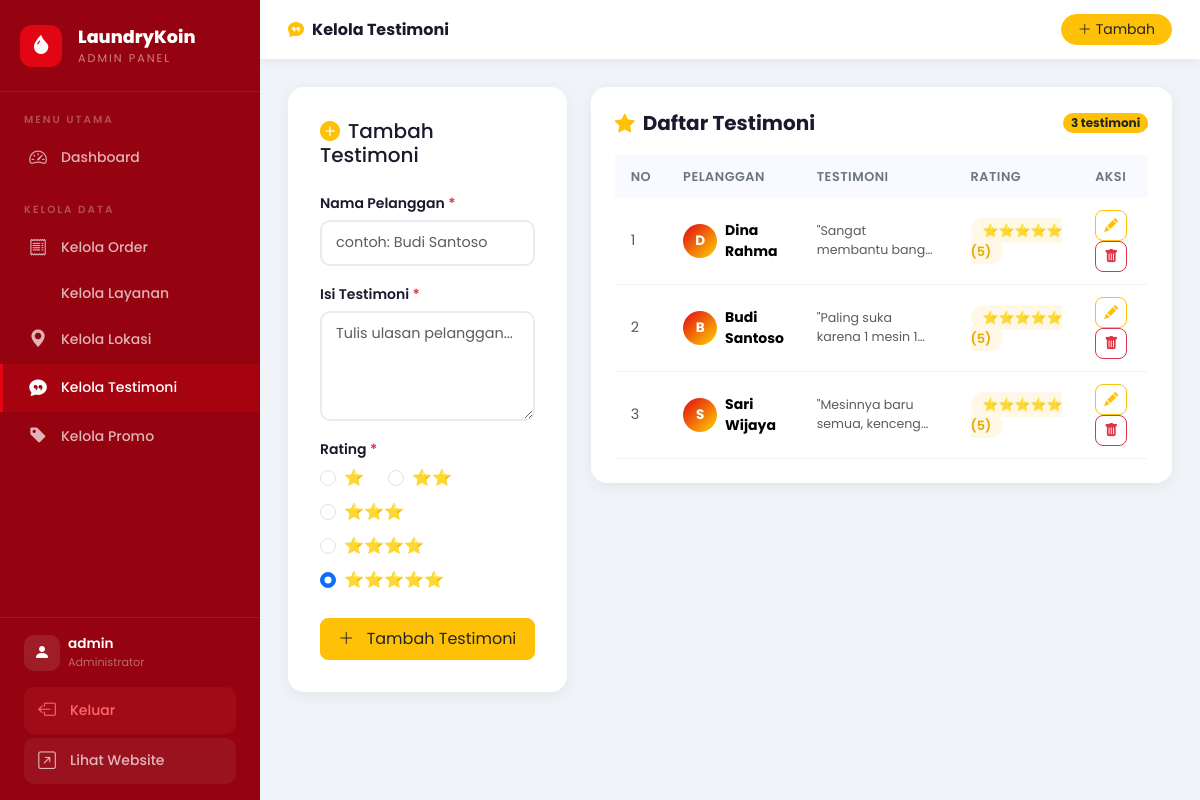
The page /admin/testimoni.php (signed in) on the database its author committed.
### tables this page shows
CREATE TABLE `testimoni` (
  `id` INT UNSIGNED NOT NULL AUTO_INCREMENT,
  `nama_pelanggan` VARCHAR(255) NOT NULL,
  `isi_testimoni` TEXT NOT NULL,
  `rating` TINYINT UNSIGNED NOT NULL DEFAULT 5,
  PRIMARY KEY (`id`)
);

### includes/koneksi.php (called while the page is built, shortened)
<?php
function query(mysqli $koneksi, string $sql)
{
    return mysqli_query($koneksi, $sql);
}

### admin/testimoni.php (the view, shortened to what this page needs)
<?php
require_once __DIR__ . '/../includes/koneksi.php';
$action   = $_GET['action'] ?? 'list';
$edit_data = null;
$all_testi = query($koneksi, "SELECT * FROM testimoni ORDER BY id DESC");
?>
<!DOCTYPE html>
<html lang="id">
<head>
    <link rel="stylesheet" href="https://cdn.jsdelivr.net/npm/bootstrap@5.3.2/dist/css/bootstrap.min.css">
    <link rel="stylesheet" href="https://cdn.jsdelivr.net/npm/bootstrap-icons@1.11.3/font/bootstrap-icons.min.css">
    <link rel="stylesheet" href="../assets/css/admin.css">
</head>
<body>
<?php include 'includes/sidebar.php'; ?>
<div class="main-wrapper">
    <div class="admin-topbar">
        <div class="d-flex align-items-center gap-3">
            <div class="topbar-title">
                <i class="bi bi-chat-quote-fill me-2 text-warning"></i>Kelola Testimoni
            </div>
        </div>
        <div class="topbar-right">
            <a href="testimoni.php?action=tambah" class="btn btn-warning btn-sm rounded-pill px-3 text-dark fw-600">
                <i class="bi bi-plus-lg me-1"></i>Tambah
            </a>
        </div>
    </div>
    <div class="content-area">
        <div class="row g-4">
            <div class="col-lg-4">
                <div class="form-card">
                    <h5 class="fw-700 mb-4">
                        <?php if ($action === 'edit' && $edit_data): ?>
                        <i class="bi bi-pencil-fill text-warning me-2"></i>Edit Testimoni
                        <?php else: ?>
                        <i class="bi bi-plus-circle-fill text-warning me-2"></i>Tambah Testimoni
                        <?php endif; ?>
                    </h5>
                    <form method="POST" action="testimoni.php">
                        <div class="mb-3">
                            <label class="form-label">Nama Pelanggan <span class="text-danger">*</span></label>
                            <input type="text" name="nama_pelanggan" class="form-control"
                                   placeholder="contoh: Budi Santoso"
                                   value="<?= htmlspecialchars($edit_data['nama_pelanggan'] ?? '') ?>" required>
                        </div>
                        <div class="mb-3">
                            <label class="form-label">Isi Testimoni <span class="text-danger">*</span></label>
                            <textarea name="isi_testimoni" class="form-control" rows="4"
                                      placeholder="Tulis ulasan pelanggan..." required><?= htmlspecialchars($edit_data['isi_testimoni'] ?? '') ?></textarea>
                        </div>
                        <div class="mb-4">
                            <label class="form-label">Rating <span class="text-danger">*</span></label>
                            <div class="d-flex gap-2 flex-wrap">
                                <?php for ($i = 1; $i <= 5; $i++):
                                    $checked = (isset($edit_data['rating']) ? $edit_data['rating'] == $i : $i == 5) ? 'checked' : '';
                                ?>
                                <div class="form-check form-check-inline">
                                    <input class="form-check-input" type="radio"
                                           name="rating" id="rating<?= $i ?>"
                                           value="<?= $i ?>" <?= $checked ?>>
                                    <label class="form-check-label" for="rating<?= $i ?>">
                                        <?= str_repeat('⭐', $i) ?>
                                    </label>
                                </div>
                                <?php endfor; ?>
                            </div>
                        </div>
                        <div class="d-grid gap-2">
                            <button type="submit" class="btn btn-warning rounded-3 py-2 fw-700 text-dark">
                                <i class="bi bi-<?= $action === 'edit' ? 'save' : 'plus-lg' ?> me-2"></i>
                                <?= $action === 'edit' ? 'Simpan Perubahan' : 'Tambah Testimoni' ?>
                            </button>
                        </div>
                    </form>
                </div>
            </div>
            <div class="col-lg-8">
                <div class="data-table-wrap">
                    <div class="table-header">
                        <h5><i class="bi bi-star-fill me-2 text-warning"></i>Daftar Testimoni</h5>
                        <span class="badge bg-warning text-dark rounded-pill">
                            <?= $all_testi ? mysqli_num_rows($all_testi) : 0 ?> testimoni
                        </span>
                    </div>
                    <div class="table-responsive">
                        <table class="table table-hover mb-0">
                            <thead>
                                <tr>
                                    <th>No</th>
                                    <th>Pelanggan</th>
                                    <th>Testimoni</th>
                                    <th>Rating</th>
                                    <th>Aksi</th>
                                </tr>
                            </thead>
                            <tbody>
                                <?php
                                if ($all_testi && mysqli_num_rows($all_testi) > 0):
                                    $no = 1;
                                    while ($row = mysqli_fetch_assoc($all_testi)):
                                ?>
                                <tr>
                                    <td class="text-muted"><?= $no++ ?></td>
                                    <td>
                                        <div class="d-flex align-items-center gap-2">
                                            <div style="width:34px;height:34px;background:linear-gradient(135deg,#e20513,#ffd500);border-radius:50%;display:flex;align-items:center;justify-content:center;color:white;font-weight:700;font-size:0.85rem;flex-shrink:0">
                                                <?= strtoupper(substr($row['nama_pelanggan'], 0, 1)) ?>
                                            </div>
                                            <strong style="font-size:0.875rem"><?= htmlspecialchars($row['nama_pelanggan']) ?></strong>
                                        </div>
                                    </td>
                                    <td>
                                        <small class="text-muted" style="display:-webkit-box;-webkit-line-clamp:2;-webkit-box-orient:vertical;overflow:hidden">
                                            "<?= htmlspecialchars($row['isi_testimoni']) ?>"
                                        </small>
                                    </td>
                                    <td>
                                        <span class="badge-rating">
                                            <?= str_repeat('⭐', $row['rating']) ?>
                                            (<?= $row['rating'] ?>)
                                        </span>
                                    </td>
                                    <td>
                                        <a href="testimoni.php?action=edit&id=<?= $row['id'] ?>"
                                           class="btn btn-sm btn-outline-warning me-1" style="border-radius:8px">
                                            <i class="bi bi-pencil-fill"></i>
                                        </a>
                                        <a href="testimoni.php?action=hapus&id=<?= $row['id'] ?>"
                                           class="btn btn-sm btn-outline-danger" style="border-radius:8px"
                                           onclick="return confirm('Hapus testimoni ini?')">
                                            <i class="bi bi-trash-fill"></i>
                                        </a>
                                    </td>
                                </tr>
                                <?php endwhile; endif; ?>
                            </tbody>
                        </table>
                    </div>
                </div>
            </div>
        </div>
    </div>
</div>
</body>
</html>

### assets/css/admin.css (style rules this page uses)
:root { --sidebar-width: 260px; --brand-red: #e20513; --brand-red-dark: #b1000f; --brand-yellow: #ffd500; --brand-light: #ffffff; --sidebar-bg: #94030f; --sidebar-hover: rgba(255,213,0,0.12); --sidebar-active: rgba(226,5,19,0.20); --bs-primary: #e20513; }
* { box-sizing: border-box; margin: 0; padding: 0; }
body { font-family: 'Poppins', sans-serif; background: #f0f4f8; color: #1a1a2e; display: flex; min-height: 100vh; }
.main-wrapper { margin-left: var(--sidebar-width); flex: 1; display: flex; flex-direction: column; min-height: 100vh; }
.admin-topbar { background: white; padding: 14px 28px; display: flex; align-items: center; justify-content: space-between; box-shadow: 0 2px 10px rgba(0,0,0,0.06); position: sticky; top: 0; z-index: 999; }
.topbar-title { font-size: 1rem; font-weight: 700; color: #1a1a2e; }
.topbar-right { display: flex; align-items: center; gap: 12px; }
.content-area { padding: 28px; flex: 1; }
.data-table-wrap { background: white; border-radius: 16px; padding: 24px; box-shadow: 0 4px 15px rgba(0,0,0,0.06); }
.table-header { display: flex; align-items: center; justify-content: space-between; margin-bottom: 20px; flex-wrap: wrap; gap: 12px; }
.table-header h5 { font-weight: 700; color: #1a1a2e; margin: 0; }
.table thead th { background: #f8faff; font-size: 0.8rem; font-weight: 600; color: #6c757d; text-transform: uppercase; letter-spacing: 0.5px; border: none; padding: 12px 16px; }
.table tbody td { padding: 12px 16px; vertical-align: middle; border-color: #f0f4f8; font-size: 0.9rem; }
.form-card { background: white; border-radius: 16px; padding: 32px; box-shadow: 0 4px 15px rgba(0,0,0,0.06); }
.form-label { font-weight: 600; font-size: 0.875rem; color: #1a1a2e; margin-bottom: 6px; }
.form-control, .form-select { border-radius: 10px; border: 2px solid #e8ecf0; padding: 10px 14px; font-size: 0.9rem; transition: all 0.2s; }
.badge-rating { background: #fff8e7; color: #e6a800; border-radius: 50px; padding: 4px 12px; font-size: 0.8rem; font-weight: 600; }

### rows shown on the page
testimoni: nama_pelanggan "D", nama_pelanggan "Dina Rahma", isi_testimoni "Sangat membantu…", rating "⭐⭐⭐⭐⭐", rating "5"
testimoni: nama_pelanggan "B", nama_pelanggan "Budi Santoso", isi_testimoni "Paling suka karena 1 mesin…", rating "⭐⭐⭐⭐⭐", rating "5"
testimoni: nama_pelanggan "S", nama_pelanggan "Sari Wijaya", isi_testimoni "Mesinnya baru semua,…", rating "⭐⭐⭐⭐⭐", rating "5"

### other values the page prints
$_SESSION['admin_username'] "admin"
str_repeat('⭐', $i) "⭐"
str_repeat('⭐', $i) "⭐⭐"
str_repeat('⭐', $i) "⭐⭐⭐"
str_repeat('⭐', $i) "⭐⭐⭐⭐"
str_repeat('⭐', $i) "⭐⭐⭐⭐⭐"
mysqli_num_rows($all_testi) "3"
